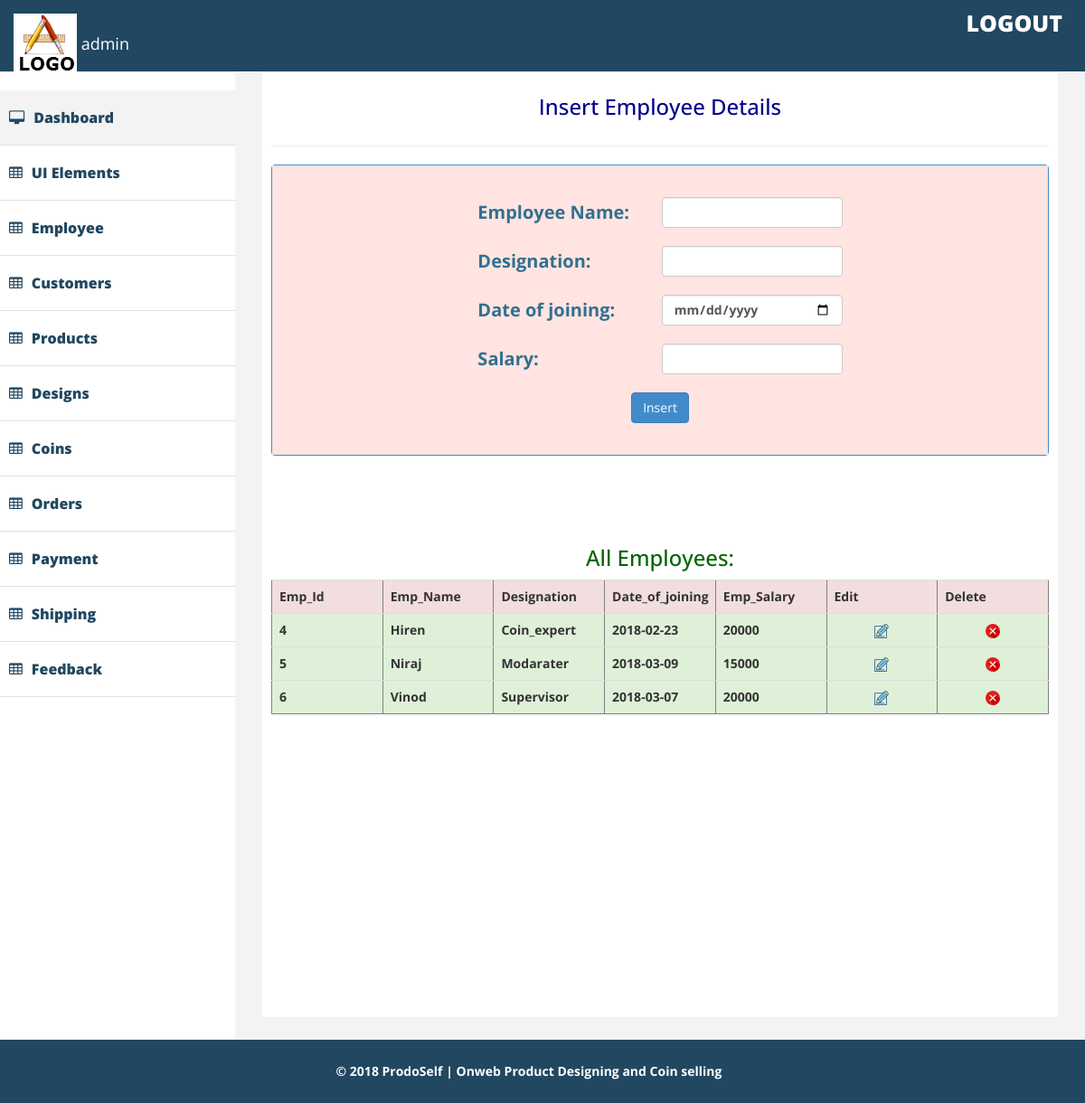
Screenshot of /admin/employee_detail.php (signed in) with the database file from the repository.
### tables this page shows
CREATE TABLE IF NOT EXISTS `employee_detail_table` (
  `Emp_id` int(10) NOT NULL AUTO_INCREMENT,
  `Emp_name` varchar(50) NOT NULL,
  `Designation` varchar(50) NOT NULL,
  `Date_of_joining` date NOT NULL,
  `Emp_salary` int(10) NOT NULL,
  PRIMARY KEY (`Emp_id`)
);

### admin/employee_detail.php (the view, shortened to what this page needs)
<?php
	include 'include/db.php';
?>
<!DOCTYPE html>
<html xmlns="http://www.w3.org/1999/xhtml">
<head>
    <link href="assets/css/bootstrap.css" rel="stylesheet" />
    <link href="assets/css/font-awesome.css" rel="stylesheet" />
    <link href="assets/css/custom.css" rel="stylesheet" />
</head>
<body>
       <div id="wrapper">
		<?php
				include_once 'include/header.php';
			?>
	 	<?php
				include_once 'include/slidebar.php';
			?>
        <div id="page-wrapper" >
            <div id="page-inner">
                <div class="row">
                    <div class="col-lg-12">
                   <center>
				   <h3 style="color:#00008B">Insert Employee Details</h3>
				   </center>
                    </div>
                </div>
                  <hr />
                <div class="row">
                    <div class="col-lg-12 ">
                      <div class="panel panel-primary">
					  <div class="panel-body" style="background:#FFE4E1;">
<form action="employee_add.php" method="post" enctype="multipart/form-data" style="padding: 10px;color:#31708f; font-size:20px;">
		<strong ><table align="center">
	<tr>
		<td>Employee Name: &nbsp;&nbsp;</td>
		<td><input type="text" name="r1" required="" class="form-control" /></td>
	</tr>
	<tr>
		<td>Designation:</td>
		<td><input type="text" name="r2" required="" class="form-control" /></td>
	</tr>
	<tr>
		<td>Date of joining: </td>
		<td><input type="date" name="r3" required="" class="form-control" /></td>
	</tr>
	<tr>
			<td>Salary:</td>
			<td>
  <input type="number" name="r4" min="0" class="form-control" required="" />
  			</td>
	</tr>
  	<tr></strong>
		<td colspan="2" align="center"><input type="submit" name="submit" value="Insert" class="btn btn-primary" /></td>
</form>
						</div>
						</div>
                    </div>
                    </div>
 <br><br>
   <div class="row">
                    <div class="col-lg-12">
                   <center>
				   <h3 style="color:#006400">All Employees:</h3>
				   </center>
                    </div>
                </div>
<?php
$db=mysqli_query($con,"select *from employee_detail_table order by Emp_id");
  ?>
 <div class="table-responsive">
<table border="1" align="center" class="table">
  <tr class="danger">
    <th>Emp_Id</th>
    <th>Emp_Name</th>
	<th>Designation</th>
    <th>Date_of_joining</th>
	<th>Emp_Salary</th>
	<th>Edit</th>
	<th>Delete</th>
  </tr>
  <?php
  while($row=mysqli_fetch_array($db))
  {
  ?>
  <tr class="success">
    <td><?php echo $row["Emp_id"];?></td>
	<td><?php echo $row["Emp_name"];?></td>
	<td><?php echo $row["Designation"];?></td>
	<td><?php echo $row["Date_of_joining"];?></td>
	<td><?php echo $row["Emp_salary"];?></td>
		<td align="center"><a href='employee_edit.php?x=<?php echo $row["Emp_id"];?>'><img src="include/edit.png" /></a></td>
		<td align="center"><a href='employee_delete.php?x=<?php echo $row["Emp_id"];?>'><img src="include/delete.png" /></a></td>
  </tr>
  <?php
  }
   ?>
</table>
</div>
</div>
    </div>
            </div>
		<?php
				include_once 'include/footer.php';
			?>
</body>
</html>

### admin/assets/css/custom.css (style rules this page uses)
body { font-family: 'Open Sans', sans-serif; line-height:30px; }
#wrapper { width: 100%; margin-top:50px; }
#page-wrapper { padding: 15px 15px; min-height: 600px; background:#F3F3F3; }
#page-inner { width:100%; margin:10px 20px 10px 0px; background-color:#fff!important; padding:10px; min-height:1050px; }
@media (min-width:768px) { #page-wrapper { margin: 0 0 0 260px; padding: 15px 30px; min-height: 1050px; } }

### admin/employee_detail.php (style rules this page uses)
td { padding:10px; }

### rows the page displays
employee_detail_table: Emp_id "4", Emp_name "Hiren", Designation "Coin_expert", Date_of_joining "2018-02-23", Emp_salary "20000"
employee_detail_table: Emp_id "5", Emp_name "Niraj", Designation "Modarater", Date_of_joining "2018-03-09", Emp_salary "15000"
employee_detail_table: Emp_id "6", Emp_name "Vinod", Designation "Supervisor", Date_of_joining "2018-03-07", Emp_salary "20000"

### other values shown
$_SESSION['admin']['r1'] "admin"
